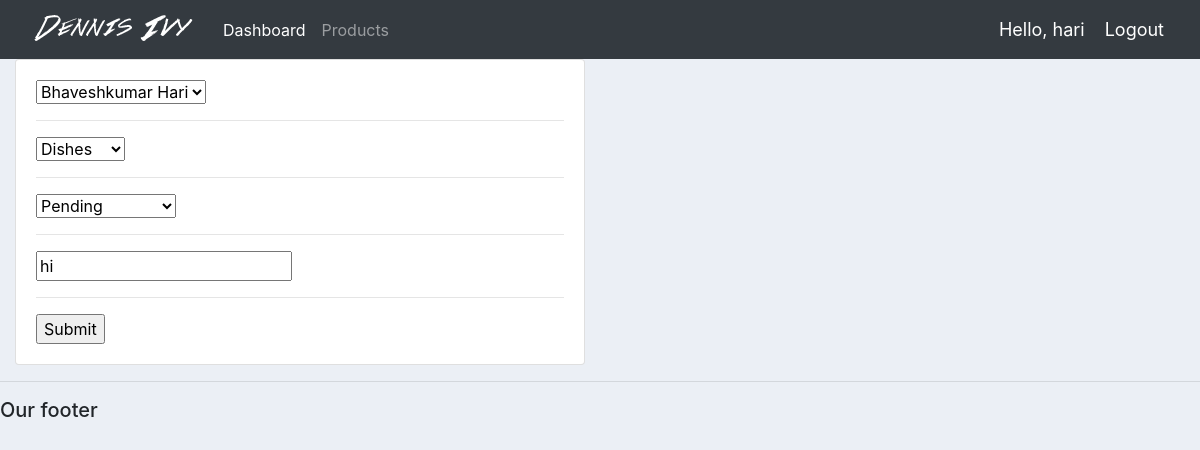
Screenshot of /update_order/3/ (signed in) with the database file from the repository.
### accounts/models.py (models this page shows, shortened)
class Order(models.Model):
    STATUS = (
        ('Pending', 'Pending'),
        ('Out for delivery', 'Out for delivery'),
        ('Delivered', 'Delivered')
    )
    customer = models.ForeignKey(Customer, null=True, on_delete = models.SET_NULL)
    product = models.ForeignKey(Product, null=True, on_delete = models.SET_NULL)
    date_created = models.DateTimeField(auto_now_add=True, null=True)
    status = models.CharField(max_length=200, null=True, choices=STATUS)
    note = models.CharField(max_length=1000, null=True)

### accounts/views.py (the view)
# urls.py: path('update_order/<str:pk>/', views.updateOrder, name="update_order"),
@login_required(login_url='login')
def updateOrder(request, pk):
    order = Order.objects.get(id=pk)
    form = OrderForm(instance=order)
    if request.method == 'POST':
        form = OrderForm(request.POST, instance=order)
        if form.is_valid():
            form.save()
            return redirect('/')
    context = {'formset':form}
    return render(request, 'accounts/order_form.html', context)

### accounts/forms.py
class OrderForm(ModelForm):
    class Meta:
        model = Order
        fields = '__all__'

### accounts/models.py (called while the page is built)
    def __str__(self):
        return self.name

    def __str__(self):
        return self.name

### accounts/templates/accounts/order_form.html (shortened to what this page needs)
{%  extends 'accounts/main.html' %}
{% load static %}
{% block content %}
<div class="row">
	<div class="col-md-6">
		<div class="card card-body">
			<form action="" method="POST">
                {% for form in formset %}
                    {{form}}
                    <hr>
                {% endfor %}
				<input type="submit" value="Submit">
			</form>
		</div>
	</div>
</div>
{% endblock %}

### accounts/templates/accounts/navbar.html (shortened to what this page needs)
{% load static %}
<nav class="navbar navbar-expand-lg navbar-dark bg-dark">
    <img src="{% static 'images/logo.png' %}">
    <div class="collapse navbar-collapse" id="navbarNav">
      <ul class="navbar-nav">
        <li class="nav-item active">
          <a class="nav-link" href="{% url 'home' %}">Dashboard</a>
        </li>
        <li class="nav-item">
          <a class="nav-link" href="{% url 'product' %}">Products</a>
        </li>
      </ul>
    </div>
    <span class="hello-msg">Hello, {{ request.user }}</span>
    <span><a class="hello-msg" href="{% url 'logout' %}">Logout</a></span>
  </nav>

### static/css/main.css (style rules this page uses)
body { background-color: #ebeff5; }

### accounts/templates/accounts/navbar.html (style rules this page uses)
.hello-msg { font-size: 18px; color: #fff; margin-right: 20px; }

### rows the page displays
Order: formset "Bhaveshkumar Hari" "Dishes" "Pending" "hi"

### other values shown
{{ request.user }} "hari"
